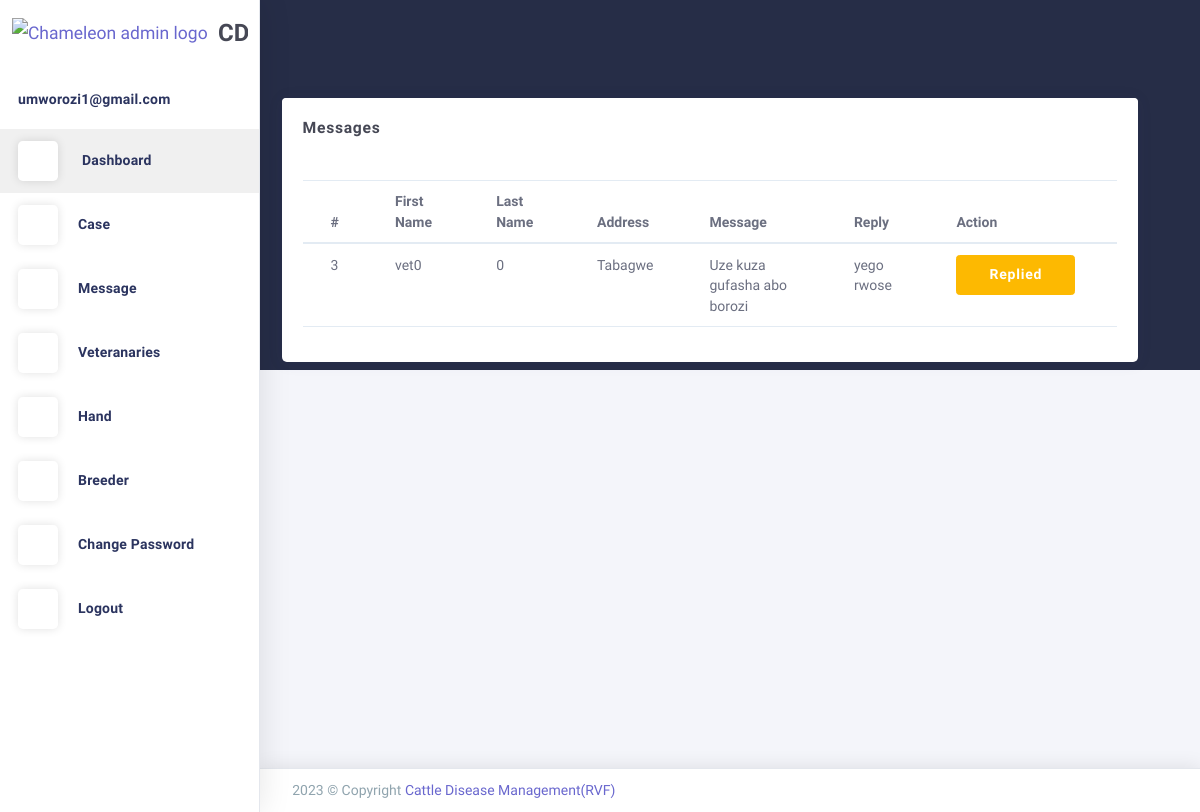
Page /Messages/ (signed in) on the committed database.
### users/models.py (models this page shows, shortened)
class User(AbstractBaseUser, PermissionsMixin):
    FirstName=models.CharField(max_length=255,  null=True, blank=True)
    LastName=models.CharField(max_length=255,  null=True, blank=True)
    District=models.CharField(max_length=255,  null=True, blank=True)
    Sector=models.CharField(max_length=255,  null=True, blank=True)
    Cell=models.CharField(max_length=255,  null=True, blank=True)
    Province=models.CharField(max_length=255,  null=True, blank=True)
    email = models.EmailField(max_length=255, unique=True)
    phone = models.CharField(max_length=255, unique=True, null=True, blank=True)
    typee = models.CharField(max_length=255, null=True, blank=True)
    active = models.BooleanField(default=True)
    staff = models.BooleanField(default=False)
    admin = models.BooleanField(default=False)
    objects = UserManager()
    USERNAME_FIELD = 'email'
    REQUIRED_FIELDS = []
    @property
    def is_active(self):
        return self.active

class Message(models.Model):
    user = models.ForeignKey(
        'User', on_delete=models.CASCADE, null=True, blank=True)
    Message = models.CharField(max_length=250,blank=True,null=True)
    Sector = models.CharField(max_length=250,blank=True,null=True)
    reply = models.TextField(blank=True, null=True,
                             default="None")
    replied = models.BooleanField(default=False)
    send_at = models.DateField(auto_now_add=True)

### users/views.py (the view)
# urls.py: path('Messages/',Messages,name='Messages'),
def Messages(request):
    messages=Message.objects.filter(Sector = request.user.Sector)
    return render(request, 'Message.html',{'messages':messages})

### users/templates/Message.html (shortened to what this page needs)
{% extends 'base.html'%}
{% load static %}
{% block content%}
<div class="app-content content" style="margin-left:-40px;">
    <div class="content-wrapper">
      <div class="content-header row">
        <div class="content-header-left col-md-4 col-12 mb-2">
        </div>
      </div>
      <div class="content-body">
        <div class="row">
           <div class="col-12">
              <div class="card">
                  <div class="card-header">
                      <h4 class="card-title">Messages </h4>
                      <div class="heading-elements">
                          <ul class="list-inline mb-0">
                              <li><a data-action="collapse"><i class="ft-minus"></i></a></li>
                              <li><a data-action="expand"><i class="ft-maximize"></i></a></li>
                              <li><a data-action="close"><i class="ft-x"></i></a></li>
                          </ul>
                      </div>
                  </div>
          <div class="card-content collapse show">
              <div class="card-body">
                  <div class="table-responsive">
                      <table class="table">
                        <thead>
                            <tr>
                                <th>#</th>
                                <th>First Name</th>
                                <th>Last Name</th>
                                <th>Address</th>
                                <th>Message</th>
                                <th>Reply</th>
                                <th>Action</th>
                            </tr>
                        </thead>
                        <tbody>
                          {% for msg in messages %}
                            <tr>
                                <td scope="row">{{msg.id}}</td>
                                <td>{{msg.user.FirstName}}</td>
                                <td>{{msg.user.LastName}}</td>
                                <td>{{msg.Sector}}</td>
                                <td>{{msg.Message}}</td>
                                <td>{{msg.reply}}</td>
                                <td>
                                  {% if msg.replied %}
                                  <button type="button" class="btn btn-warning btn-min-width mr-1 mb-1">Replied</button>
                                  {% elif request.user.typee == "Vet" %}
                                  <a href="{% url 'ReplyMsg' msg.id %}" style="color:white"><button type="button" class="btn btn-primary btn-min-width mr-1 mb-1">Reply</button></a>
                                  {% else %}
                                  <a href="" style="color:white"><button type="button" class="btn btn-info btn-min-width mr-1 mb-1">Sent</button></a>
                                  {% endif %}
                                </td>
                            </tr>
                            {% endfor %}
                        </tbody>
                    </table>
                  </div>
              </div>
          </div>
      </div>
  </div>
</div>
      </div>
    </div>
  </div>
{% endblock content%}

### users/templates/base.html (shortened to what this page needs)
<!DOCTYPE html>
<html class="loading" lang="en" data-textdirection="ltr">
  <head>
    {% load static %}
    <link href="https://maxcdn.icons8.com/fonts/line-awesome/1.1/css/line-awesome.min.css" rel="stylesheet">
    <link rel="stylesheet" type="text/css" href="{% static "theme-assets/css/vendors.css" %}">
    <link rel="stylesheet" type="text/css" href="{% static "theme-assets/vendors/css/charts/chartist.css" %}">
    <link rel="stylesheet" type="text/css" href="{% static "theme-assets/css/app-lite.css" %}">
    <link rel="stylesheet" type="text/css" href="{% static "theme-assets/css/core/menu/menu-types/vertical-menu.css" %}">
    <link rel="stylesheet" type="text/css" href="{% static "theme-assets/css/core/colors/palette-gradient.css" %}">
    <link rel="stylesheet" type="text/css" href="{% static "theme-assets/css/pages/dashboard-ecommerce.css" %}">
  </head>
  <body class="vertical-layout vertical-menu 2-columns   menu-expanded fixed-navbar" data-open="click" data-menu="vertical-menu" data-color="bg-chartbg" data-col="2-columns">
    <nav class="header-navbar navbar-expand-md navbar navbar-with-menu navbar-without-dd-arrow fixed-top navbar-semi-light">
      <div class="navbar-wrapper">
        <div class="navbar-container content">
        </div>
      </div>
    </nav>
    <div class="main-menu menu-fixed menu-light menu-accordion    menu-shadow " data-scroll-to-active="true" data-img="{% static "theme-assets/images/backgrounds/02.jpg" %}">
      <div class="navbar-header">
        <ul class="nav navbar-nav flex-row">
          <li class="nav-item mr-auto"><a class="navbar-brand" href=""><img class="brand-logo" alt="Chameleon admin logo" src="{% static "theme-assets/images/logo/Logo.png" %}"/>
              <h3 class="brand-text" style="font-size: x-large;">CDM(RVF)</h3></a></li>
        </ul>
      </div>
      <div class="main-menu-content">
        <ul class="navigation navigation-main" id="main-menu-navigation" data-menu="menu-navigation">
          <li><a href=""><span class="menu-title" data-i18n="">{{request.user.email}}</span></a>
          </li>
            <li class="active"><a href="{% url 'Dashboard' %}"><i class="ft-home"></i><span class="menu-title" data-i18n="">Dashboard</span></a>
            </li>
            <li class=" nav-item"><a href="{% url 'Cases' %}"><i class="ft-pie-chart"></i><span class="menu-title" data-i18n="">Case</span></a>
            </li>
            {% if request.user.typee != "Admin" %}
            <li class=" nav-item"><a href="{% url 'Messages' %}"><i class="ft-pie-chart"></i><span class="menu-title" data-i18n="">Message</span></a>
            </li>
            {%endif%}
            <li class=" nav-item"><a href="{% url 'Vet' %}"><i class="ft-droplet"></i><span class="menu-title" data-i18n="">Veteranaries</span></a>
            </li>
            {% if request.user.typee != "Hand" %}
            <li class=" nav-item"><a href="{% url 'Hand' %}"><i class="ft-box"></i><span class="menu-title" data-i18n="">Hand</span></a>
            </li>
            {%endif%}
            <li class=" nav-item"><a href="{% url 'Breeder' %}"><i class="ft-layers"></i><span class="menu-title" data-i18n="">Breeder</span></a>
            </li>
            <li class=" nav-item"><a href="{% url 'changeuserpassword' request.user.id %}"><i class="ft-box"></i><span class="menu-title" data-i18n="">Change Password</span></a>
            </li>
            <li class=" nav-item"><a href="{% url 'logout' %}"><i class="ft-bold"></i><span class="menu-title" data-i18n="">Logout</span></a>
            </li>
          </ul>
      </div>
      <div class="navigation-background"></div>
    </div>
    <div class="app-content content">
      <div class="content-wrapper">
        <div class="content-body">
    {% block content %}
                    {% endblock content %}
        </div>
      </div>
    </div>
    <footer class="footer footer-static footer-light navbar-border navbar-shadow">
      <div class="clearfix blue-grey lighten-2 text-sm-center mb-0 px-2"><span class="float-md-left d-block d-md-inline-block">2023  &copy; Copyright <a class="text-bold-800 grey darken-2" href="" target="_blank">Cattle Disease Management(RVF)</a></span>
      </div>
    </footer>
  </body>
</html>

### Cattlecare/static/theme-assets/css/core/menu/menu-types/vertical-menu.css (style rules this page uses)
body.vertical-layout.vertical-menu.menu-expanded .navbar-header { z-index: 999; float: left; width: 260px; }
body.vertical-layout.vertical-menu.menu-expanded .navbar .navbar-container { margin-left: 260px; }
body.vertical-layout.vertical-menu.menu-expanded .main-menu { width: 260px; -webkit-transition: 300ms ease all; -moz-transition: 300ms ease all; -o-transition: 300ms ease all; transition: 300ms ease all; -webkit-backface-visibility: hidden; -moz-backface-visibility: hidden; backface-visibility: hidden; }
body.vertical-layout.vertical-menu.menu-expanded .main-menu .navigation > li > a > i:before { font-size: 1.5rem; }
body.vertical-layout.vertical-menu.menu-expanded .main-menu .navigation > li > a > span { -webkit-transition: -webkit-transform .3s ease; -moz-transition: transform .3s ease, -moz-transform .3s ease; -o-transition: -o-transform .3s ease; transition: -webkit-transform .3s ease; transition: transform .3s ease; transition: transform .3s ease, -webkit-transform .3s ease, -moz-transform .3s ease, -o-transform .3s ease; }
body.vertical-layout.vertical-menu.menu-expanded .main-menu.menu-light .navigation > li > a > i { line-height: 40px; display: inline-block; width: 40px; height: 40px; margin-right: 20px; text-align: center; vertical-align: middle; border-radius: 12%; background: #fff; -webkit-box-shadow: 0 0 10px rgba(0, 0, 0, .12); box-shadow: 0 0 10px rgba(0, 0, 0, .12); }
body.vertical-layout.vertical-menu.menu-expanded .content, body.vertical-layout.vertical-menu.menu-expanded .footer { margin-left: 260px; }

### Cattlecare/static/theme-assets/css/pages/dashboard-ecommerce.css (style rules this page uses)
.content .content-wrapper { padding-top: 0 !important; }

### rows in the picture
User: user.email "umworozi1@gmail.com"
Message: id "3", user.FirstName "vet0", user.LastName "0", Sector "Tabagwe", Message "Uze kuza gufasha abo borozi", reply "yego rwose", replied "Replied"
